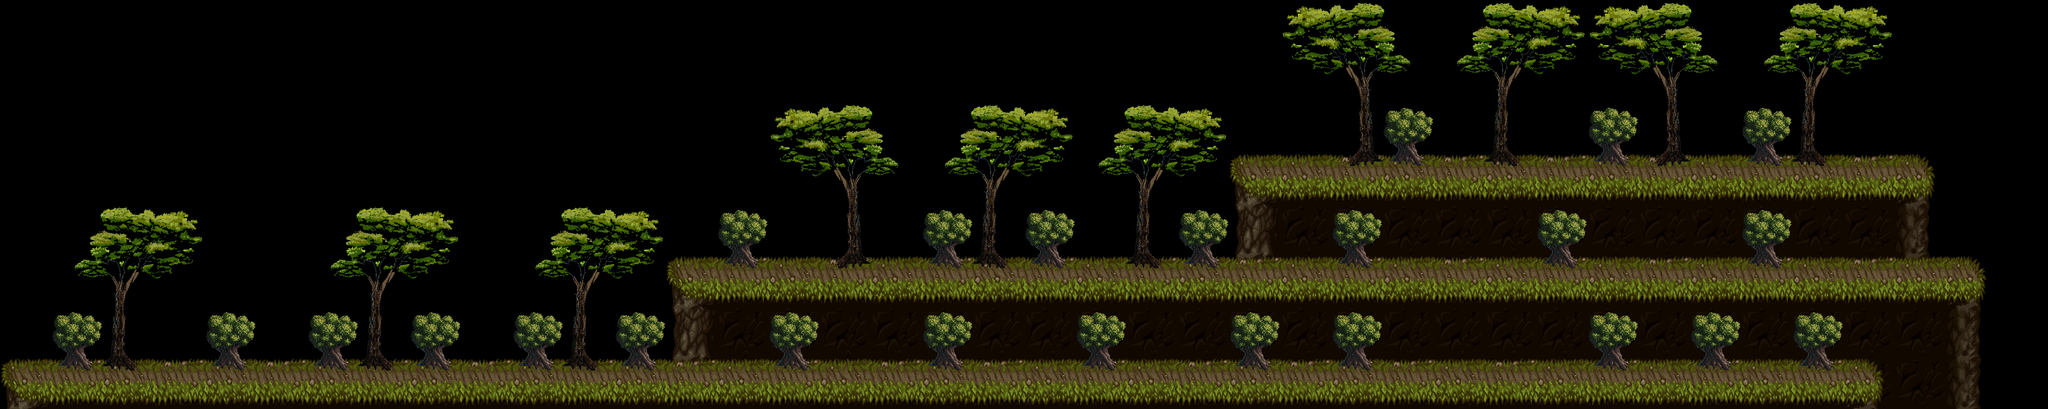

The image is a tile-based game level rendered from a .tmx file. Its description and source (layers, tilesets, objects; grid data summarised) follow:
An orthogonal 40x8 tile map with 128x128 px tiles, 3 tile layers (Terrain Background, CollisionTop, Background).

<map version="1.0" orientation="orthogonal" width="40" height="8" tilewidth="128" tileheight="128">
 <tileset firstgid="1" name="tiles_aubrey" tilewidth="128" tileheight="128">
  <image source="tiles_aubrey.png" width="2048" height="2048" />
 </tileset>
 <layer name="Terrain Background" width="40" height="8">
  <data>[320 cells, 80 non-empty, 3 distinct tile ids]</data>
 </layer>
 <layer name="CollisionTop" width="40" height="8">
  <data>[320 cells, 77 non-empty, 4 distinct tile ids]</data>
 </layer>
 <layer name="Background" width="40" height="8">
  <data>[320 cells, 158 non-empty, 14 distinct tile ids]</data>
 </layer>
</map>